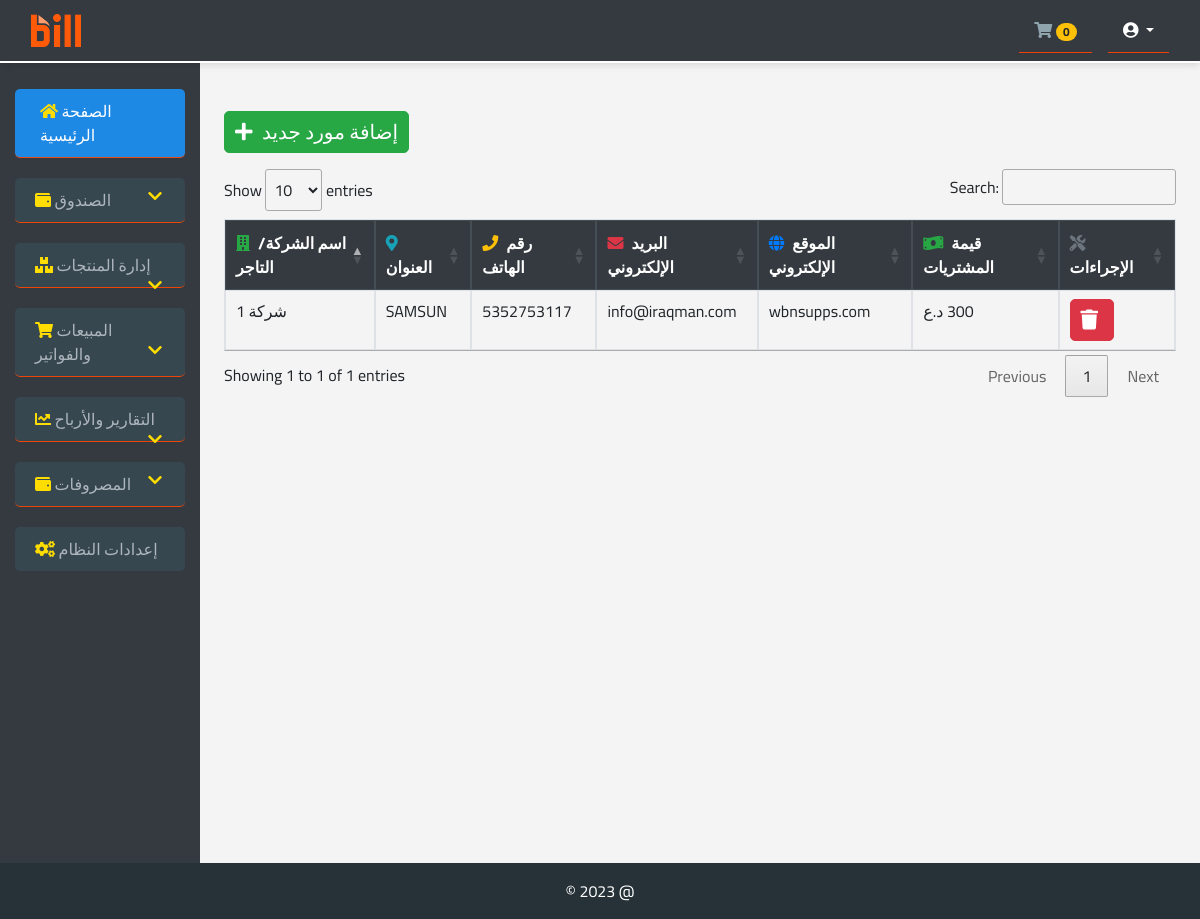
The page /suppliers_list on the database its author committed.
### pro1/models.py (models this page shows, shortened)
class Supplier(models.Model):
    company_name = models.CharField(max_length=200, verbose_name="اسم الشركة/التاجر")
    address = models.TextField(verbose_name="العنوان")
    phone_number = models.CharField(max_length=20, verbose_name="رقم الهاتف")
    email = models.EmailField(blank=True, null=True, verbose_name="البريد الإلكتروني")
    website = models.URLField(blank=True, null=True, verbose_name="الموقع الإلكتروني")
    notes = models.TextField(blank=True, null=True, verbose_name="ملاحظات")
    class Meta:
        verbose_name = "مورد"
        verbose_name_plural = "الموردين"

### pro1/views.py (the view)
# urls.py: path('suppliers_list', views.suppliers_list, name='suppliers_list'),
def suppliers_list(request):
    suppliers = Supplier.objects.all()
    for supplier in suppliers:
        total_cost = Purchase.objects.filter(supplier=supplier.company_name).aggregate(Sum('total_cost'))[
            'total_cost__sum']
        supplier.total_cost = total_cost if total_cost is not None else 0
    context = {
        'suppliers': suppliers
    }
    return render(request, 'suppliers_list.html', context)

### templates/suppliers_list.html (shortened to what this page needs)
{% extends 'base.html' %}
{% load humanize %}
{% block hed %}
        <link rel="stylesheet" type="text/css" href="https://cdn.datatables.net/1.11.5/css/jquery.dataTables.css">
<link rel="stylesheet" type="text/css" href="https://cdn.datatables.net/responsive/2.2.9/css/responsive.dataTables.min.css">
{% endblock %}
{% block con %}
    <div class="mb-3">
    <button type="button" class="btn btn-success" data-toggle="modal" data-target="#addSupplierModal">
        <i class="fas fa-plus"></i> إضافة مورد جديد
    </button>
</div>
    <div class="table-responsive">
        <table class="table table-bordered table-hover" id="supler">
            <thead class="thead-dark">
    <tr>
        <th scope="col"><i class="fas fa-building mr-2" style="color: #28a745;"></i>اسم الشركة/التاجر</th>
        <th scope="col"><i class="fas fa-map-marker-alt mr-2" style="color: #17a2b8;"></i>العنوان</th>
        <th scope="col"><i class="fas fa-phone mr-2" style="color: #ffc107;"></i>رقم الهاتف</th>
        <th scope="col"><i class="fas fa-envelope mr-2" style="color: #dc3545;"></i>البريد الإلكتروني</th>
        <th scope="col"><i class="fas fa-globe mr-2" style="color: #007bff;"></i>الموقع الإلكتروني</th>
        <th scope="col"><i class="fas fa-money-bill-wave mr-2" style="color: #28a745;"></i>قيمة المشتريات</th>
        <th scope="col"><i class="fas fa-tools mr-2" style="color: #6c757d;"></i>الإجراءات</th>
    </tr>
</thead>
            <tbody>
                {% for supplier in suppliers %}
                <tr>
                    <td>{{ supplier.company_name }}</td>
                    <td>{{ supplier.address }}</td>
                    <td>{{ supplier.phone_number }}</td>
                    <td>{{ supplier.email }}</td>
                    <td>{{ supplier.website }}</td>
                     <td style="direction: rtl">{{ supplier.total_cost|intcomma}} د.ع</td>
                    <td>
                    <a style="cursor: pointer;text-align: center" class="btn btn-danger btn-sm" onclick="confirmDelete('{{ supplier.id }}')">
    <i class="fas fa-trash"></i>
</a>
                    </td>
                </tr>
                {% endfor %}
            </tbody>
        </table>
    </div>
{% endblock %}

### templates/base.html (style rules this page uses)
body { font-family: 'Cairo', serif; background-color: #f4f4f4; }
.btn .fas { margin-right: 5px; }
.btn { padding: 10px; font-size: 20px; line-height: 1; border-radius: 5px; text-align: center; }

### rows shown on the page
Supplier: company_name "شركة 1", address "SAMSUN", phone_number "5352753117", email "info@iraqman.com", website "wbnsupps.com"
